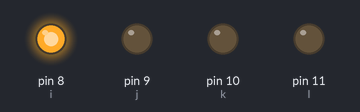
Simulated run of this sketch. Board: Arduino Uno, built with avr-gcc and run on an emulated ATmega328P. On the bench: output pins drawn as LEDs (lit = HIGH).

Above: at 0.2 s.
At 1.2 s:
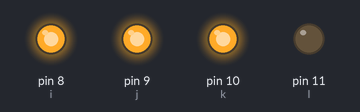
At 1.7 s:
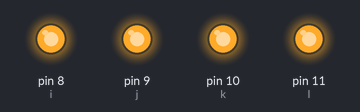
At 2.2 s:
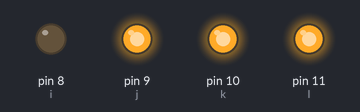
At 3.2 s:
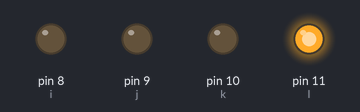
At 4.7 s:
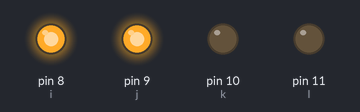
Timing chart, 0 to 5.2 s (numbered marks = the images above):
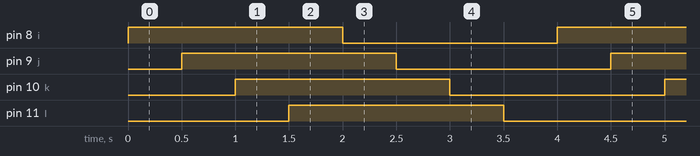

The sketch:

spiecial_flashing.ino
```cpp
int i=8 , j=9 , k=10 , l=11 ;


void setup() {
 pinMode(i,OUTPUT);
 pinMode(j,OUTPUT);
 pinMode(k,OUTPUT);
 pinMode(l,OUTPUT);
}

void loop() {
 digitalWrite(i,HIGH);
 delay (500);
 digitalWrite(j,HIGH);
 delay (500);
 digitalWrite(k,HIGH);
 delay (500);
 digitalWrite(l,HIGH);
 delay (500);
 digitalWrite(i,LOW);
 delay (500);
 digitalWrite(j,LOW);
 delay (500);
 digitalWrite(k,LOW);
 delay (500);
 digitalWrite(l,LOW);
 delay (500);

}
```

Measured:
- by itself, pin 8 (i), pin 9 (j), pin 10 (k), pin 11 (l): alternates HIGH for 2.0 s and LOW for 2.0 s
- by itself, everything shown: repeats every 4.0 s, in 8 steps
